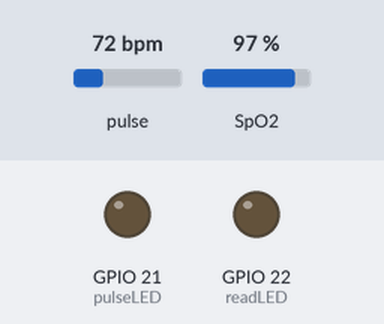
Recording of a sketch running on a simulated ESP32. Shown: output pins drawn as LEDs (lit = HIGH). The inputs (shaded band) are chosen by the test bench; at power-on: pulse 72 bpm, SpO2 97 %. WiFi joins after 1.5 s; servers stay silent unless stated; what the sketch prints to the serial monitor is not drawn.

Above: at 7.9 s.
Timing chart, 0 to 15.9 s (numbered marks = the images above):
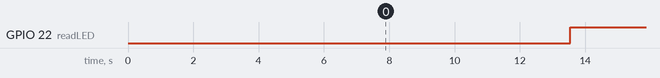

The sketch:

HeartRate.ino
```cpp
// Perpusatakaan yang dibutuhkan, harap diinstall melalui Libary Manager di Arduino IDE
#include <Wire.h>
#include "MAX30105.h"
#include "heartRate.h"
#include <WiFi.h>
#include <WiFiClientSecure.h>
#include <UniversalTelegramBot.h>
#include "spo2_algorithm.h"

// Inisialisasi sensor MAX30105 dengan nama Particle Sensor
MAX30105 particleSensor;
const byte RATE_SIZE = 4;  // Increase this for more averaging. 4 is good.
byte rates[RATE_SIZE];     // Array of heart rates
byte rateSpot = 0;         // Rate Spot awalan
long lastBeat = 0;         // Time at which the last beat occurred

// Bilangan berupa float beat per minutes
float beatsPerMinute;
int beatAvg; // Bilangan integer beat avarange

// Inisialisasi nilai maksimal sensor IR pada sensor MAX30105
#define MAX_BRIGHTNESS 255

// Inisialisasi board pada sensor yang digunakan
#if defined(__AVR_ATmega328P__) || defined(__AVR_ATmega168__)
//Arduino Uno doesn't have enough SRAM to store 100 samples of IR led data and red led data in 32-bit format
//To solve this problem, 16-bit MSB of the sampled data will be truncated. Samples become 16-bit data.
uint16_t irBuffer[100];   //infrared LED sensor data
uint16_t redBuffer[100];  //red LED sensor data
#else
uint32_t irBuffer[100];   //infrared LED sensor data
uint32_t redBuffer[100];  //red LED sensor data
#endif

int32_t bufferLength;   //data length
int32_t spo2;           //SPO2 value
int8_t validSPO2;       //indicator to show if the SPO2 calculation is valid
int32_t heartRate;      //heart rate value
int8_t validHeartRate;  //indicator to show if the heart rate calculation is valid

byte pulseLED = 21;  //Must be on PWM pin
byte readLED = 22;   //Blinks with each data read

// WiFi connecting untuk IoT ke Telegram yaitu memakai WiFi UNNES
const char *ssid = "mipa";
const char *password = "reuber2020";

// Const byte maksimal yang dijadikan batasan
const byte MAX_BEATS = 150;
unsigned long beatTimestamps[MAX_BEATS]; // Pengambilan sampel beat dari beat maksimal yang ditetapkan
byte beatValues[MAX_BEATS]; // Mengambil nilai dari sampel yang telah ditetapkan
int beatCount = 0; // Inisialisasi nilai awalan beat sensor MAX30105

// Token yang digunakan di telegram untuk mengirimkan pesan notifikasi
#define BOT_TOKEN "6966281115:AAHMTInRWrMoZ22yxY5z7lM4SaYVyqYcLMw"
#define CHAT_ID "-1002023120178" // ID Chat Gruop telegram
WiFiClientSecure secured_client; // Inisialisasi Security WiFi yang digunakan
UniversalTelegramBot bot(BOT_TOKEN, secured_client); // Inisialisasi bot telegram

void setup() {
  Serial.begin(115200); // Bourt rate yang digunakan dalam komunikasi via Arduino IDE untuk menglihat data yang telah dikoneksikan ke dalam IoT Telegram
  Serial.println("Initializing..."); // Proses inisialisasi

  pinMode(pulseLED, OUTPUT); // Pin mode yang digunakan pada sensor MAX30105 yaitu pulsa LED
  pinMode(readLED, OUTPUT); // Pin mode yang digunakan pada sensor MAX30105 yaitu inframerah sensor

  // Connect to WiFi
  WiFi.begin(ssid, password);
  while (WiFi.status() != WL_CONNECTED) {
    delay(1000); // Menunnggu atau delay waktu untuk koneksi ke jaringan WiFi
    Serial.println("Connecting to WiFi..."); // Pesan koneksi WiFi
  }
  Serial.println("Connected to WiFi"); // Status koneksi yang ditampilkan jika dikoneksi
  // Tampilkan alamat IP pada serial monitor
  Serial.print("Alamat IP: "); // Alamat IP yang digunakan untuk komunikasi via Telegram
  Serial.println(WiFi.localIP()); // Melihat Alamat IP
  secured_client.setCACert(TELEGRAM_CERTIFICATE_ROOT);  // Add root certificate for api.telegram.org

  // Initialize sensor
  if (!particleSensor.begin(Wire, I2C_SPEED_FAST)) {
    Serial.println("MAX30105 was not found. Please check wiring/power. "); // Status jika sensor tidak berjalan
    bot.sendMessage(CHAT_ID, "CardioNetBot Error: MAX30105 was not found. Please check wiring/power....", ""); // Pesan error yang dikirimkan di telegram jika sensor error
    while (1); // Waktu tunggu
  }
  Serial.println("Place your index finger on the sensor with steady pressure."); // Pesan via Arduino IDE jika sensor udah bisa bekerja dan mulai sensing detak jantung

  byte ledBrightness = 60;  //Options: 0=Off to 255=50mA
  byte sampleAverage = 16;   //Options: 1, 2, 4, 8, 16, 32
  byte ledMode = 3;         //Options: 1 = Red only, 2 = Red + IR, 3 = Red + IR + Green
  byte sampleRate = 400;    //Options: 50, 100, 200, 400, 800, 1000, 1600, 3200
  int pulseWidth = 411;     //Options: 69, 118, 215, 411
  int adcRange = 4096;      //Options: 2048, 4096, 8192, 16384

  particleSensor.setup(ledBrightness, sampleAverage, ledMode, sampleRate, pulseWidth, adcRange);  //Configure sensor with these settings
  particleSensor.setPulseAmplitudeRed(0x0A); // Alamat Pulsa Amplitudo pada sensor
  particleSensor.setPulseAmplitudeGreen(0); // Alamat Pulsa Amplitudo pada sensor
  particleSensor.enableDIETEMPRDY();  //Enable the temp ready interrupt. This is required.

  bot.sendMessage(CHAT_ID, "CardioNetBot Ready Sensing SCA", ""); // Bot siap mengirimkan pesan ke telegram dari data sensing yang telah diperoleh
}

void loop() {

  long irValue = particleSensor.getIR(); // Mendeteksi via infrared bahwa sensor siap sensing

  if (checkForBeat(irValue) == true) // Keaddan jika sensing telah berjalan, maka
  {
    //We sensed a beat!
    long delta = millis() - lastBeat;
    lastBeat = millis();

    beatsPerMinute = 60 / (delta / 1000.0); // Rumus detak jantung

    if (beatsPerMinute < 255 && beatsPerMinute > 20) // keadaan jika nilai lebih dari 255 dan nilai kurang dari 20 maka
    {
      rates[rateSpot++] = (byte)beatsPerMinute; //Store this reading in the array
      rateSpot %= RATE_SIZE; //Wrap variable

      //Take average of readings
      beatAvg = 0;
      for (byte x = 0 ; x < RATE_SIZE ; x++)
        beatAvg += rates[x];
      beatAvg /= RATE_SIZE;
    }
  }

  bufferLength = 100;  //buffer length of 100 stores 4 seconds of samples running at 25sps

  //read the first 100 samples, and determine the signal range
  for (byte i = 0; i < bufferLength; i++) {
    while (particleSensor.available() == false)  //do we have new data?
      particleSensor.check();                    //Check the sensor for new data

    redBuffer[i] = particleSensor.getRed(); // Membaca infrared darah
    irBuffer[i] = particleSensor.getIR(); // Membaca dan validasi infrared yang menambrak kandungan darah
    particleSensor.nextSample();  //We're finished with this sample so move to next sample

    Serial.print(F("red=")); // Serial Komunikasi untuk menampilkan nilai infrared
    Serial.print(redBuffer[i], DEC);
    Serial.print(F(", ir=")); // Serial komunikasi untuk menampilkan nilai infrared
    Serial.println(irBuffer[i], DEC);
  }

  //calculate heart rate and SpO2 after first 100 samples (first 4 seconds of samples)
  maxim_heart_rate_and_oxygen_saturation(irBuffer, bufferLength, redBuffer, &spo2, &validSPO2, &heartRate, &validHeartRate);


  //dumping the first 25 sets of samples in the memory and shift the last 75 sets of samples to the top
  for (byte i = 25; i < 100; i++) {
    redBuffer[i - 25] = redBuffer[i];
    irBuffer[i - 25] = irBuffer[i];
  }

  //take 25 sets of samples before calculating the heart rate.
  for (byte i = 75; i < 100; i++) {
    while (particleSensor.available() == false)  //do we have new data?
      particleSensor.check();                    //Check the sensor for new data

    digitalWrite(readLED, !digitalRead(readLED));  //Blink onboard LED with every data read

    redBuffer[i] = particleSensor.getRed();
    irBuffer[i] = particleSensor.getIR();
    particleSensor.nextSample();  //We're finished with this sample so move to next sample

    //send samples and calculation result to terminal program through UART
    Serial.print(F("red="));
    Serial.print(redBuffer[i], DEC);
    Serial.print(F(", ir="));
    Serial.print(irBuffer[i], DEC);

    String BpmT = "BPM: " + String(beatsPerMinute) + "\n";
    bot.sendMessage(CHAT_ID, BpmT, "Markdown"); // Bot mengirimkan pesan BPM yang didapat dari sensor
    Serial.print(", BPM="); // Serial komunikasi BPM via Arduino IDE
    Serial.print(beatsPerMinute); // Data serial
    delay(1000); // waktu tunggu
    String BpmTV = "Avg BPM: " + String(beatAvg) + "\n"; // Rata - rata detak jantung yang diukur salama 1 menit
    bot.sendMessage(CHAT_ID, BpmTV, "Markdown"); // Bot mengirimkan rata-rata detak jantung
    Serial.print(", Avg BPM="); // Serial Rata-rata detak jantung via Arduino IDE
    Serial.print(beatAvg); // Data Serial
    delay(1000); // Waktu tunggu

    String smes = "Saturasi Oksigen: " + String(spo2, DEC) + " %\n";
    bot.sendMessage(CHAT_ID, smes, "Markdown"); // Bot mengirimkan saturasi oksigen
    Serial.print(F(", SPO2=")); // Serial komunikasi SPO2 via Arduino IDE
    Serial.print(spo2, DEC); // Data Serial
    delay(1000); // Waktu tunggu

    String soi = "Valid Oksigen: " + String(validSPO2) + "\n";
    bot.sendMessage(CHAT_ID, soi, "Markdown"); // Bot mengirimkan pesan melalui telegram bot
    Serial.print(F(", SPO2Valid=")); // Serial Komunikasi Validasi SPO2
    Serial.println(validSPO2, DEC); // Data Serial
    delay(1000); // Waktu tunggu
  }

  //After gathering 25 new samples recalculate HR and SP02
  maxim_heart_rate_and_oxygen_saturation(irBuffer, bufferLength, redBuffer, &spo2, &validSPO2, &heartRate, &validHeartRate);
  float temperature = particleSensor.readTemperature();
  String ter = "temperature: " + String(temperature) + "\n";
  bot.sendMessage(CHAT_ID, ter, "Markdown");
  delay(1000);

  Serial.print("IR=");
  Serial.print(irValue);
  String CTEM = "temperatureC: " + String(temperature) + "\n";
  bot.sendMessage(CHAT_ID, CTEM, "Markdown");
  Serial.print("temperatureC=");
  Serial.print(temperature, 4);
  delay(1000);

  if (irValue < 50000)
    Serial.print(" No finger?");

  Serial.println();
}
```

License.ino
```cpp
// (licence header left out)

```

Measured:
- by itself, GPIO 22 (readLED): alternates HIGH for 5.2 s and LOW for 5.2 s
